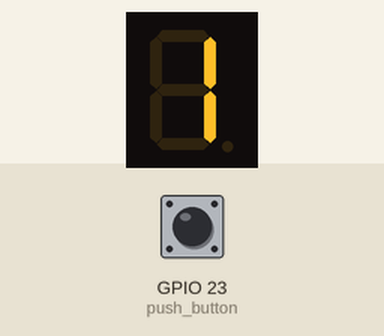
Simulated run of this sketch. Board: ESP32. Parts: 1-digit seven-segment display. Wiring (inferred from the names in the program): 1-digit 7-segment display, segments lit when LOW: segments GPIO 2, GPIO 4, GPIO 5, GPIO 18, GPIO 19, GPIO 21, GPIO 22. Inputs (shaded band) come from the test bench; at power-on: GPIO 23 (push_button) HIGH. The segment pins are drawn as the display they are named for.

Above: at 1.6 s.
1.7 s: GPIO 23 (push_button) pulled LOW for 0.15 s
At 2.4 s:
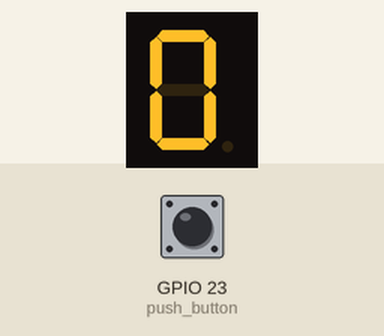
At 4.6 s:
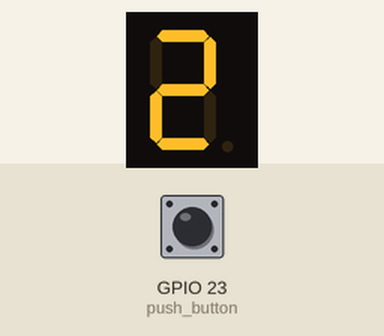
4.8 s: GPIO 23 (push_button) pulled LOW for 1 s
Timing chart, 0 to 7.8 s (numbered marks = the images above; inputs shaded):
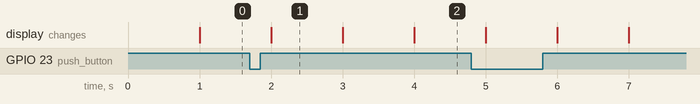

The sketch:

One_display-7_Segments.ino
```cpp
//Hola sebas, como estas?
// Hola david

#define A 2
#define B 4
#define C 5
#define D 18
#define E 19
#define F 21
#define G 22

# define push_button 23

int display[] = {A, B, C, D, E, F, G};
int cnt = -1;

void print0(int display[])
{
    digitalWrite(display[0], LOW);
    digitalWrite(display[1], LOW);
    digitalWrite(display[2], LOW);
    digitalWrite(display[3], LOW);
    digitalWrite(display[4], LOW);
    digitalWrite(display[5], LOW);
    digitalWrite(display[6], HIGH);
}

void print1(int display[])
{
    digitalWrite(display[0], HIGH);
    digitalWrite(display[1], LOW);
    digitalWrite(display[2], LOW);
    digitalWrite(display[3], HIGH);
    digitalWrite(display[4], HIGH);
    digitalWrite(display[5], HIGH);
    digitalWrite(display[6], HIGH);
}

void print2(int display[])
{
    digitalWrite(display[0], LOW);
    digitalWrite(display[1], LOW);
    digitalWrite(display[2], HIGH);
    digitalWrite(display[3], LOW);
    digitalWrite(display[4], LOW);
    digitalWrite(display[5], HIGH);
    digitalWrite(display[6], LOW);
}
void print3(int display[])
{
    digitalWrite(display[0], LOW);
    digitalWrite(display[1], LOW);
    digitalWrite(display[2], LOW);
    digitalWrite(display[3], LOW);
    digitalWrite(display[4], HIGH);
    digitalWrite(display[5], HIGH);
    digitalWrite(display[6], LOW);
}

void print4(int display[])
{
    digitalWrite(display[0], HIGH);
    digitalWrite(display[1], LOW);
    digitalWrite(display[2], LOW);
    digitalWrite(display[3], HIGH);
    digitalWrite(display[4], HIGH);
    digitalWrite(display[5], LOW);
    digitalWrite(display[6], LOW);
}

void print5(int display[])
{
    digitalWrite(display[0], LOW);
    digitalWrite(display[1], HIGH);
    digitalWrite(display[2], LOW);
    digitalWrite(display[3], LOW);
    digitalWrite(display[4], HIGH);
    digitalWrite(display[5], LOW);
    digitalWrite(display[6], LOW);
}

void print6(int display[])
{
    digitalWrite(display[0], LOW);
    digitalWrite(display[1], HIGH);
    digitalWrite(display[2], LOW);
    digitalWrite(display[3], LOW);
    digitalWrite(display[4], LOW);
    digitalWrite(display[5], LOW);
    digitalWrite(display[6], LOW);
}

void print7(int display[])
{
    digitalWrite(display[0], LOW);
    digitalWrite(display[1], LOW);
    digitalWrite(display[2], LOW);
    digitalWrite(display[3], HIGH);
    digitalWrite(display[4], HIGH);
    digitalWrite(display[5], HIGH);
    digitalWrite(display[6], HIGH);
}

void print8(int display[])
{
    digitalWrite(display[0], LOW);
    digitalWrite(display[1], LOW);
    digitalWrite(display[2], LOW);
    digitalWrite(display[3], LOW);
    digitalWrite(display[4], LOW);
    digitalWrite(display[5], LOW);
    digitalWrite(display[6], LOW);
}

void print9(int display[])
{
    digitalWrite(display[0], LOW);
    digitalWrite(display[1], LOW);
    digitalWrite(display[2], LOW);
    digitalWrite(display[3], LOW);
    digitalWrite(display[4], HIGH);
    digitalWrite(display[5], LOW);
    digitalWrite(display[6], LOW);
}

void printA(int display[])
{
    digitalWrite(display[0], LOW);
    digitalWrite(display[1], LOW);
    digitalWrite(display[2], LOW);
    digitalWrite(display[3], HIGH);
    digitalWrite(display[4], LOW);
    digitalWrite(display[5], LOW);
    digitalWrite(display[6], LOW);
}

void printB(int display[])
{
    digitalWrite(display[0], HIGH);
    digitalWrite(display[1], HIGH);
    digitalWrite(display[2], LOW);
    digitalWrite(display[3], LOW);
    digitalWrite(display[4], LOW);
    digitalWrite(display[5], LOW);
    digitalWrite(display[6], LOW);
}

void printC(int display[])
{
    digitalWrite(display[0], LOW);
    digitalWrite(display[1], HIGH);
    digitalWrite(display[2], HIGH);
    digitalWrite(display[3], LOW);
    digitalWrite(display[4], LOW);
    digitalWrite(display[5], LOW);
    digitalWrite(display[6], HIGH);
}

void printD(int display[])
{
    digitalWrite(display[0], HIGH);
    digitalWrite(display[1], LOW);
    digitalWrite(display[2], LOW);
    digitalWrite(display[3], LOW);
    digitalWrite(display[4], LOW);
    digitalWrite(display[5], HIGH);
    digitalWrite(display[6], LOW);
}

void printE(int display[])
{
    digitalWrite(display[0], LOW);
    digitalWrite(display[1], HIGH);
    digitalWrite(display[2], HIGH);
    digitalWrite(display[3], LOW);
    digitalWrite(display[4], LOW);
    digitalWrite(display[5], LOW);
    digitalWrite(display[6], LOW);
}

void printF(int display[])
{
    digitalWrite(display[0], LOW);
    digitalWrite(display[1], HIGH);
    digitalWrite(display[2], HIGH);
    digitalWrite(display[3], HIGH);
    digitalWrite(display[4], LOW);
    digitalWrite(display[5], LOW);
    digitalWrite(display[6], LOW);
}

void printNum(int num, int display[]){
    if (num == 0)
        print0(display);
    else if (num == 1)
        print1(display);
    else if (num == 2)
        print2(display);
    else if (num == 3)
        print3(display);
    else if (num == 4)
        print4(display);
    else if (num == 5)
        print5(display);
    else if (num == 6)
        print6(display);
    else if (num == 7)
        print7(display);
    else if (num == 8)
        print8(display);
    else if (num == 9)
        print9(display);
}

void btnPushed (void)
{
    cnt = -1;
}

void setup()
{
    pinMode(A, OUTPUT);
    pinMode(B, OUTPUT);
    pinMode(C, OUTPUT);
    pinMode(D, OUTPUT);
    pinMode(E, OUTPUT);
    pinMode(F, OUTPUT);
    pinMode(G, OUTPUT);

    pinMode(push_button,INPUT);

    Serial.begin(9600);
}

void loop(){
    cnt++;
    if (cnt == 10)
        cnt = 0;

    printNum(cnt, display);
    attachInterrupt(digitalPinToInterrupt(push_button), btnPushed, FALLING);
    delay(1000);
};
```

Measured:
- what the display in image 1 shows lasts 1.0 s, from 2.0 s to 3.0 s
